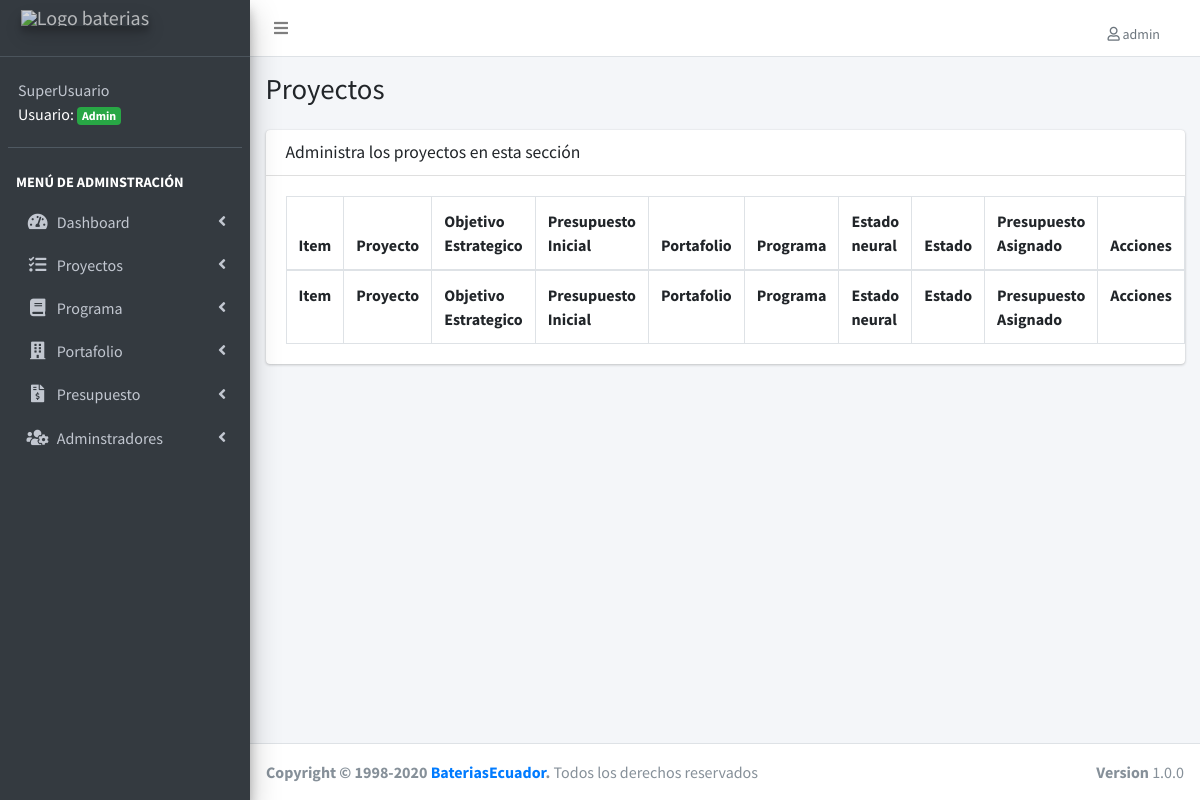
The page /lista-proyecto.php (signed in) on the database as committed earlier.
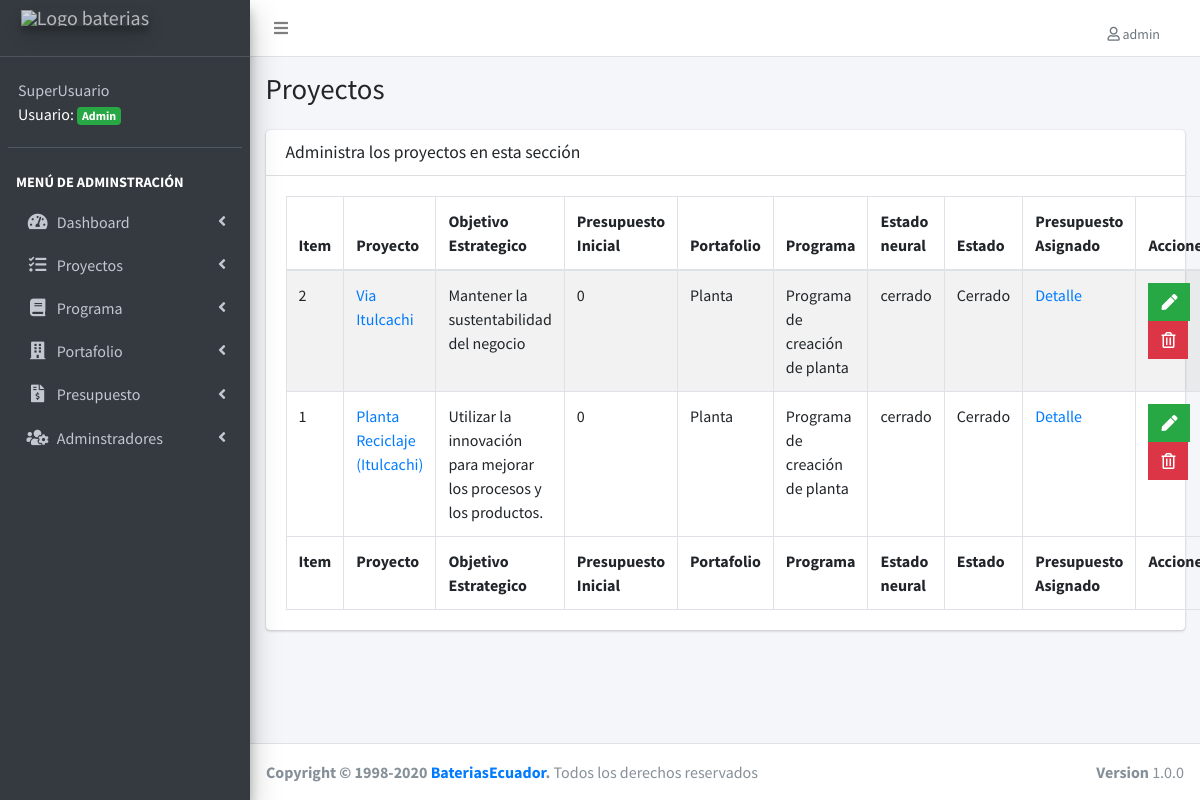
The same page on the database as committed later.
### tables this page shows
CREATE TABLE IF NOT EXISTS `proyectos` (
  `proyecto_id` int(11) NOT NULL AUTO_INCREMENT,
  `detalle` varchar(255) NOT NULL,
  `objetivo_estrategico` varchar(100) NOT NULL,
  `presupuesto_inicial` double NOT NULL,
  `estado_neural` varchar(50) NOT NULL,
  `url_video` varchar(255) DEFAULT NULL,
  `url_documento` varchar(255) DEFAULT NULL,
  `portafolio_id` int(11) NOT NULL DEFAULT '0',
  `programa_id` int(11) NOT NULL,
  `estado_id` int(11) NOT NULL,
  `editado` datetime DEFAULT NULL,
  PRIMARY KEY (`proyecto_id`),
  UNIQUE KEY `detalle` (`detalle`),
  KEY `FK_proyectos_portafolios` (`portafolio_id`),
  KEY `FK_proyectos_programas` (`programa_id`),
  KEY `FK_proyectos_estados` (`estado_id`),
  CONSTRAINT `FK_proyectos_estados` FOREIGN KEY (`estado_id`) REFERENCES `estados` (`estado_id`),
  CONSTRAINT `FK_proyectos_portafolios` FOREIGN KEY (`portafolio_id`) REFERENCES `portafolios` (`portafolio_id`),
  CONSTRAINT `FK_proyectos_programas` FOREIGN KEY (`programa_id`) REFERENCES `programas` (`programa_id`)
);

CREATE TABLE IF NOT EXISTS `portafolios` (
  `portafolio_id` int(11) NOT NULL AUTO_INCREMENT,
  `area` varchar(50) NOT NULL DEFAULT '',
  `editado` datetime DEFAULT NULL,
  PRIMARY KEY (`portafolio_id`),
  UNIQUE KEY `area` (`area`)
);

CREATE TABLE IF NOT EXISTS `programas` (
  `programa_id` int(11) NOT NULL AUTO_INCREMENT,
  `descripcion` varchar(50) NOT NULL DEFAULT '0',
  `editado` datetime DEFAULT NULL,
  PRIMARY KEY (`programa_id`),
  UNIQUE KEY `descripcion` (`descripcion`)
);

CREATE TABLE IF NOT EXISTS `estados` (
  `estado_id` int(11) NOT NULL AUTO_INCREMENT,
  `estado` varchar(50) NOT NULL DEFAULT '',
  PRIMARY KEY (`estado_id`)
);

### lista-proyecto.php (the view, shortened to what this page needs)
<?php
include_once('funciones/funciones.php');
include_once('templates/header.php');
include_once('templates/barra.php');
include_once('templates/navegacion.php');
?>
<div class="content-wrapper">
  <section class="content-header">
    <div class="container-fluid">
      <div class="row mb-2">
        <div class="col-sm-6">
          <h1>Proyectos</h1>
        </div>
      </div>
    </div>
  </section>
  <section class="content">
    <div class="container-fluid">
      <div class="row">
        <div class="col-12">
          <div class="card">
            <div class="card-header">
              <h3 class="card-title">Administra los proyectos en esta sección</h3>
            </div>
            <div class="card-body">
              <table id="registros" class="table table-bordered table-striped">
                <thead>
                  <tr>
                    <th>Item</th>
                    <th>Proyecto</th>
                    <th>Objetivo Estrategico</th>
                    <th>Presupuesto Inicial</th>
                    <th>Portafolio</th>
                    <th>Programa</th>
                    <th>Estado neural</th>
                    <th>Estado</th>
                    <th>Presupuesto Asignado</th>
                    <th>Acciones</th>
                  </tr>
                </thead>
                <tbody>
                  <?php
                  try {
                    $sql = "SELECT proyecto_id, detalle, objetivo_estrategico, presupuesto_inicial, estado_neural, estado, area, descripcion ";
                    $sql .= " FROM proyectos ";
                    $sql .= " INNER JOIN portafolios ";
                    $sql .= " ON proyectos.portafolio_id = portafolios.portafolio_id ";
                    $sql .= " INNER JOIN programas ";
                    $sql .= " ON proyectos.programa_id=programas.programa_id ";
                    $sql .= " INNER JOIN estados ";
                    $sql .= " ON proyectos.estado_id=estados.estado_id ";
                    $sql .= " ORDER BY proyecto_id DESC ";
                    $resultado = $conn->query($sql);
                  } catch (Exception $e) {
                    $error = $e->getMessage();
                    echo $error;
                  }
                  while ($proyecto = $resultado->fetch_assoc()) { ?>
                    <tr>
                      <td><?php echo $proyecto['proyecto_id']; ?></td>
                      <td><a href="detalle-proyecto.php?id=<?php echo $proyecto['proyecto_id']; ?>"><?php echo $proyecto['detalle']; ?></a></td>
                      <td><?php echo $proyecto['objetivo_estrategico']; ?></td>
                      <td><?php echo $proyecto['presupuesto_inicial']; ?></td>
                      <td><?php echo $proyecto['area']; ?></td>
                      <td><?php echo $proyecto['descripcion']; ?></td>
                      <td><?php echo $proyecto['estado_neural']; ?></td>
                      <td><?php echo $proyecto['estado']; ?></td>
                      <td><a href="detalle-proyecto.php?id=<?php echo $proyecto['proyecto_id']; ?>"> Detalle </a></td>
                      <td>
                      <?php if ($_SESSION['nivel'] == 1) : ?>
                        <a href="editar-proyecto.php?id=<?php echo $proyecto['proyecto_id']; ?>" class="btn bg-success btn-flat margin">
                          <i class="fas fa-pen"></i>
                        </a>
                        <a href="#" data-id="<?php echo $proyecto['proyecto_id']; ?>" data-tipo="proyecto" class="btn bg-danger btn-flat margin borrar_registro">
                          <i class="far fa-trash-alt"></i>
                        </a>
                        <?php endif; ?>
                      </td>
                    </tr>
                  <?php } ?>
                </tbody>
                <tfoot>
                  <tr>
                    <th>Item</th>
                    <th>Proyecto</th>
                    <th>Objetivo Estrategico</th>
                    <th>Presupuesto Inicial</th>
                    <th>Portafolio</th>
                    <th>Programa</th>
                    <th>Estado neural</th>
                    <th>Estado</th>
                    <th>Presupuesto Asignado</th>
                    <th>Acciones</th>
                  </tr>
                </tfoot>
              </table>
            </div>
          </div>
        </div>
      </div>
    </div>
  </section>
</div>
<?php
include_once('templates/footer.php');
?>

### templates/header.php (shortened to what this page needs)
<!DOCTYPE html>
<html>
<head>
  <link rel="stylesheet" href="css/all.min.css">
  <link rel="stylesheet" href="https://code.ionicframework.com/ionicons/2.0.1/css/ionicons.min.css">
  <link rel="stylesheet" href="css/daterangepicker.css">
  <link rel="stylesheet" href="css/icheck-bootstrap.min.css">
  <link rel="stylesheet" href="css/tempusdominus-bootstrap-4.min.css">
  <link rel="stylesheet" href="css/select2.min.css">
  <link rel="stylesheet" href="css/select2-bootstrap4.min.css">
  <link rel="stylesheet" href="css/bootstrap-duallistbox.min.css">
  <link rel="stylesheet" href="css/adminlte.min.css">
  <link rel="stylesheet" href="css/dataTables.bootstrap4.min.css">
  <link rel="stylesheet" href="css/responsive.bootstrap4.min.css">
  <link rel="stylesheet" href="css/admin.css">
  <link rel="stylesheet" href="css/fontawesome-iconpicker.min.css">
</head>

### templates/barra.php (shortened to what this page needs)
<body class="hold-transition sidebar-mini">
  <div class="wrapper">
    <nav class="main-header navbar navbar-expand navbar-white navbar-light">
      <ul class="navbar-nav">
        <li class="nav-item">
          <a class="nav-link" data-widget="pushmenu" href="#" role="button"><i class="fas fa-bars"></i></a>
        </li>
      </ul>
      <ul class="navbar-nav ml-auto">
        <li class="nav-item dropdown">
          <a class="nav-link" data-toggle="dropdown" href="#">
            <span class="dropdown-item dropdown-header"> <i class="far fa-user"></i> <?php echo $_SESSION['usuario'];?></span>
          </a>
        </li>
      </ul>
    </nav>

### templates/navegacion.php (shortened to what this page needs)
<aside class="main-sidebar sidebar-dark-primary elevation-4">
  <a href="login.php?cerrar_sesion=true" class="brand-link">
    <img src="img/logo-baterias.png" alt="Logo baterias" class="brand-image elevation-3" style="opacity: .8" >
    <br>
  </a>
  <div class="sidebar">
    <div class="user-panel mt-3 pb-3 mb-3 d-flex">
      <div class="info" style="color: white;">
        <a href="#" class="d-block"><?php echo $_SESSION['nombre']; ?></a>
        <?php
        if ($_SESSION['nivel'] == 1) {
          echo 'Usuario: <span class="badge badge-success">Admin</span>';
        } else {
          echo 'Usuario: <span class="badge badge-primary">User</span>';
        }
        ?>
      </div>
    </div>
    <nav class="mt-2">
      <ul class="nav nav-pills nav-sidebar flex-column" data-widget="treeview" role="menu" data-accordion="false">
        <li class="nav-header">Menú de adminstración</li>
        <li class="nav-item has-treeview">
          <a href="#" class="nav-link">
            <i class="nav-icon fas fa-tachometer-alt"></i>
            <p>
              Dashboard
              <i class="right fas fa-angle-left"></i>
            </p>
          </a>
        </li>
        <li class="nav-item has-treeview">
          <a href="#" class="nav-link">
            <i class="nav-icon fas fa-tasks"></i>
            <p>
              Proyectos
              <i class="fas fa-angle-left right"></i>
            </p>
          </a>
        </li>
        <li class="nav-item has-treeview">
          <a href="#" class="nav-link">
            <i class="nav-icon fas fa-book"></i>
            <p>
              Programa
              <i class="fas fa-angle-left right"></i>
            </p>
          </a>
        </li>
        <li class="nav-item has-treeview">
          <a href="#" class="nav-link">
            <i class=" nav-icon fas fa-building"></i>
            <p>
              Portafolio
              <i class="fas fa-angle-left right"></i>
            </p>
          </a>
        </li>
        <li class="nav-item has-treeview">
          <a href="#" class="nav-link">
            <i class=" nav-icon fas fa-file-invoice-dollar"></i>
            <p>
              Presupuesto
              <i class="fas fa-angle-left right"></i>
            </p>
          </a>
        </li>
        <?php if ($_SESSION['nivel'] == 1) : ?>
          <li class="nav-item has-treeview">
            <a href="#" class="nav-link">
              <i class="nav-icon fas fa-users-cog"></i>
              <p>
                Adminstradores
                <i class="fas fa-angle-left right"></i>
              </p>
            </a>
          </li>
        <?php endif; ?>
      </ul>
    </nav>
  </div>
</aside>

### templates/footer.php (shortened to what this page needs)
<footer class="main-footer">
    <div class="float-right d-none d-sm-block">
        <b>Version</b> 1.0.0
    </div>
    <strong>Copyright &copy; 1998-2020 <a href="">Baterias<span>Ecuador</span></a>.</strong> Todos los derechos reservados
</footer>
</div>
</body>
</html>

### css/admin.css (style rules this page uses)
.nav-sidebar>.nav-header, .sidebar-form { text-transform: uppercase; color: white; font-weight: bold; }

Rows that differ between the two databases and show on the page:
added proyectos: proyecto_id "2", detalle "Via Itulcachi", objetivo_estrategico "Mantener la sustentabilidad del negocio", presupuesto_inicial "0", portafolio.area "Planta", programa.descripcion "Programa de creación de planta", estado_neural "cerrado", estado.estado "Cerrado"
added proyectos: proyecto_id "1", detalle "Planta Reciclaje (Itulcachi)", objetivo_estrategico "Utilizar la innovación para mejorar los procesos y los productos.", presupuesto_inicial "0", portafolio.area "Planta", programa.descripcion "Programa de creación de planta", estado_neural "cerrado", estado.estado "Cerrado"
